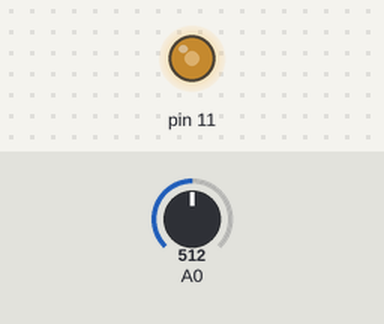
Recording of a sketch running on a simulated Arduino Uno, built with avr-gcc and run on an emulated ATmega328P. Shown: output pins drawn as LEDs (lit = HIGH). The test bench sets the inputs (shaded band); at power-on: A0 = 512.

Above: at 1.2 s.
1.3 s: A0 set to 716
At 1.8 s:
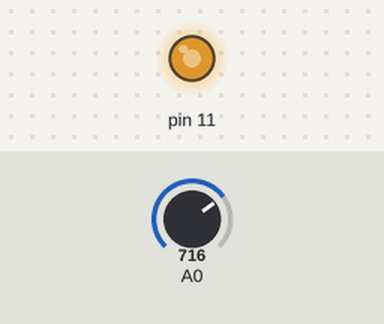
2.8 s: A0 set to 900
At 3.2 s:
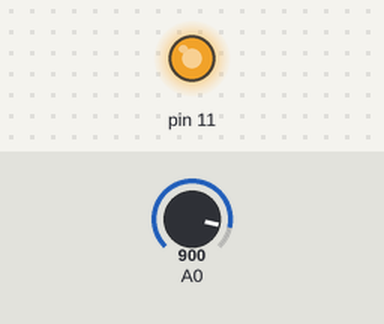
4.3 s: A0 set to 122
At 5.3 s:
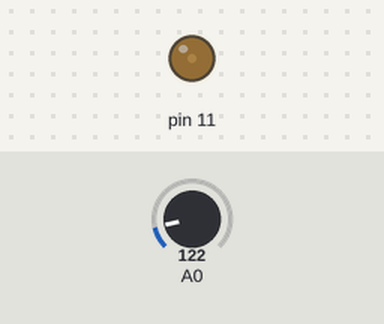
5.8 s: A0 set to 0
At 6.7 s:
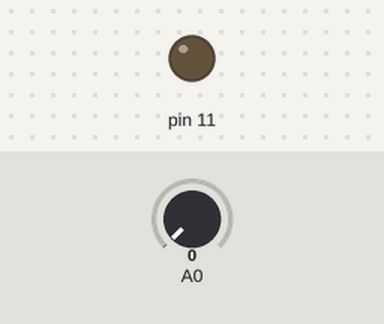
7.3 s: A0 set to 511
At 7.7 s:
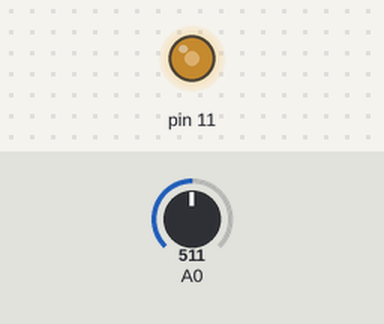
Timing chart, 0 to 9.8 s (numbered marks = the images above; inputs shaded):
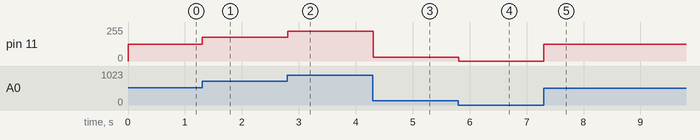

The sketch:

potas_yometre_le_i_ik_ddet_1.ino
```cpp
// C++ code
//
int POT = 0;

int LED = 0;

void setup()
{
  pinMode(A0, INPUT);
  pinMode(11, OUTPUT);
}

void loop()
{
  POT = analogRead(A0);
  LED = map(POT, 0, 1023, 0, 255);
  analogWrite(11, LED);
  delay(10); // Delay a little bit to improve simulation performance
}
```

Measured:
- after the input at 1.3 s, pin 11: 127/255 → 178/255 at once
- after the input at 2.8 s, pin 11: 178/255 → 224/255 at once
- after the input at 4.3 s, pin 11: 224/255 → 30/255 at once
- after the input at 5.8 s, pin 11: 30/255 → 0/255 at once
- after the input at 7.3 s, pin 11: 0/255 → 127/255 at once
